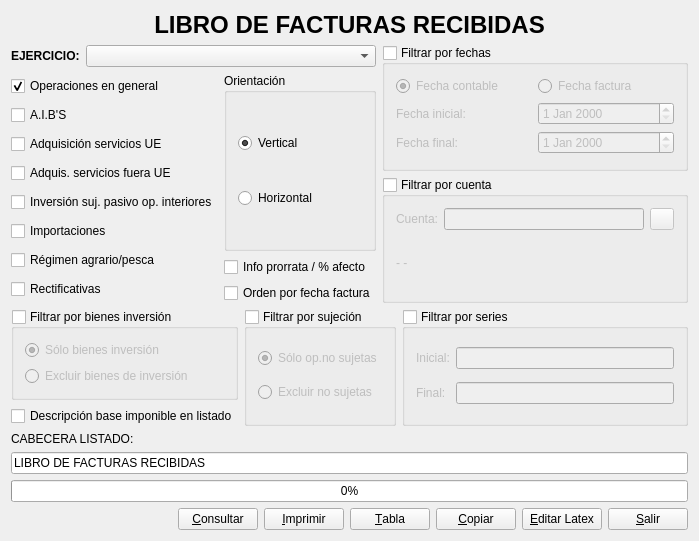
<?xml version="1.0" encoding="UTF-8"?>
<ui version="4.0">
 <author>José Manuel Díez Botella</author>
 <class>libro_recibidas</class>
 <widget class="QDialog" name="libro_recibidas">
  <property name="geometry">
   <rect>
    <x>0</x>
    <y>0</y>
    <width>699</width>
    <height>541</height>
   </rect>
  </property>
  <property name="windowTitle">
   <string>Libro de Facturas Recibidas</string>
  </property>
  <layout class="QVBoxLayout" name="verticalLayout_9">
   <item>
    <widget class="QLabel" name="label">
     <property name="font">
      <font>
       <pointsize>18</pointsize>
       <weight>75</weight>
       <bold>true</bold>
      </font>
     </property>
     <property name="text">
      <string>LIBRO DE FACTURAS RECIBIDAS</string>
     </property>
     <property name="alignment">
      <set>Qt::AlignCenter</set>
     </property>
    </widget>
   </item>
   <item>
    <layout class="QHBoxLayout" name="horizontalLayout_5">
     <item>
      <layout class="QVBoxLayout" name="verticalLayout_2">
       <item>
        <layout class="QHBoxLayout">
         <property name="spacing">
          <number>6</number>
         </property>
         <property name="leftMargin">
          <number>0</number>
         </property>
         <property name="topMargin">
          <number>0</number>
         </property>
         <property name="rightMargin">
          <number>0</number>
         </property>
         <property name="bottomMargin">
          <number>0</number>
         </property>
         <item>
          <widget class="QLabel" name="textLabel1">
           <property name="sizePolicy">
            <sizepolicy hsizetype="Fixed" vsizetype="Preferred">
             <horstretch>0</horstretch>
             <verstretch>0</verstretch>
            </sizepolicy>
           </property>
           <property name="text">
            <string>&lt;b&gt;EJERCICIO:&lt;/b&gt;</string>
           </property>
           <property name="wordWrap">
            <bool>false</bool>
           </property>
          </widget>
         </item>
         <item>
          <widget class="QComboBox" name="ejerciciocomboBox"/>
         </item>
        </layout>
       </item>
       <item>
        <layout class="QHBoxLayout" name="horizontalLayout">
         <item>
          <layout class="QVBoxLayout" name="verticalLayout">
           <item>
            <widget class="QCheckBox" name="interiorescheckBox">
             <property name="text">
              <string>Operaciones en general</string>
             </property>
             <property name="checked">
              <bool>true</bool>
             </property>
            </widget>
           </item>
           <item>
            <widget class="QCheckBox" name="aibcheckBox">
             <property name="text">
              <string>A.I.B'S</string>
             </property>
            </widget>
           </item>
           <item>
            <widget class="QCheckBox" name="autofacturascheckBox">
             <property name="text">
              <string>Adquisición servicios UE</string>
             </property>
            </widget>
           </item>
           <item>
            <widget class="QCheckBox" name="autofacturasnouecheckBox">
             <property name="text">
              <string>Adquis. servicios fuera UE</string>
             </property>
            </widget>
           </item>
           <item>
            <widget class="QCheckBox" name="isp_op_interiorescheckBox">
             <property name="text">
              <string>Inversión suj. pasivo op. interiores</string>
             </property>
            </widget>
           </item>
           <item>
            <widget class="QCheckBox" name="importacionescheckBox">
             <property name="text">
              <string>Importaciones</string>
             </property>
            </widget>
           </item>
           <item>
            <widget class="QCheckBox" name="agrariocheckBox">
             <property name="text">
              <string>Régimen agrario/pesca</string>
             </property>
            </widget>
           </item>
           <item>
            <widget class="QCheckBox" name="rectificativascheckBox">
             <property name="text">
              <string>Rectificativas</string>
             </property>
            </widget>
           </item>
          </layout>
         </item>
         <item>
          <layout class="QVBoxLayout">
           <item>
            <widget class="QGroupBox" name="groupBox">
             <property name="sizePolicy">
              <sizepolicy hsizetype="Preferred" vsizetype="Expanding">
               <horstretch>0</horstretch>
               <verstretch>0</verstretch>
              </sizepolicy>
             </property>
             <property name="title">
              <string>Orientación</string>
             </property>
             <layout class="QVBoxLayout">
              <item>
               <widget class="QRadioButton" name="verticalradioButton">
                <property name="text">
                 <string>Vertical</string>
                </property>
                <property name="checked">
                 <bool>true</bool>
                </property>
               </widget>
              </item>
              <item>
               <widget class="QRadioButton" name="horizontalradioButton">
                <property name="text">
                 <string>Horizontal</string>
                </property>
               </widget>
              </item>
             </layout>
            </widget>
           </item>
           <item>
            <widget class="QCheckBox" name="prorratacheckBox">
             <property name="text">
              <string>Info prorrata / % afecto</string>
             </property>
            </widget>
           </item>
           <item>
            <widget class="QCheckBox" name="orden_fecha_faccheckBox">
             <property name="text">
              <string>Orden por fecha factura</string>
             </property>
            </widget>
           </item>
          </layout>
         </item>
        </layout>
       </item>
      </layout>
     </item>
     <item>
      <layout class="QVBoxLayout" name="verticalLayout_6">
       <item>
        <widget class="QGroupBox" name="fechasgroupBox">
         <property name="title">
          <string>Filtrar por fechas</string>
         </property>
         <property name="checkable">
          <bool>true</bool>
         </property>
         <property name="checked">
          <bool>false</bool>
         </property>
         <layout class="QVBoxLayout" name="verticalLayout_4">
          <item>
           <layout class="QHBoxLayout" name="horizontalLayout_4">
            <item>
             <widget class="QRadioButton" name="fcontableradioButton">
              <property name="text">
               <string>Fecha contable</string>
              </property>
              <property name="checked">
               <bool>true</bool>
              </property>
             </widget>
            </item>
            <item>
             <widget class="QRadioButton" name="ffacturaradioButton">
              <property name="text">
               <string>Fecha factura</string>
              </property>
             </widget>
            </item>
           </layout>
          </item>
          <item>
           <layout class="QHBoxLayout" name="horizontalLayout_2">
            <item>
             <widget class="QLabel" name="label_3">
              <property name="text">
               <string>Fecha inicial:</string>
              </property>
             </widget>
            </item>
            <item>
             <widget class="QDateEdit" name="inicialdateEdit"/>
            </item>
           </layout>
          </item>
          <item>
           <layout class="QHBoxLayout" name="horizontalLayout_3">
            <item>
             <widget class="QLabel" name="label_4">
              <property name="text">
               <string>Fecha final:</string>
              </property>
             </widget>
            </item>
            <item>
             <widget class="QDateEdit" name="finaldateEdit"/>
            </item>
           </layout>
          </item>
         </layout>
        </widget>
       </item>
       <item>
        <widget class="QGroupBox" name="cuentagroupBox">
         <property name="title">
          <string>Filtrar por cuenta</string>
         </property>
         <property name="checkable">
          <bool>true</bool>
         </property>
         <property name="checked">
          <bool>false</bool>
         </property>
         <layout class="QVBoxLayout" name="verticalLayout_8">
          <item>
           <layout class="QHBoxLayout" name="horizontalLayout_7">
            <item>
             <widget class="QLabel" name="label_7">
              <property name="text">
               <string>Cuenta:</string>
              </property>
             </widget>
            </item>
            <item>
             <widget class="QLineEdit" name="cuentalineEdit"/>
            </item>
            <item>
             <widget class="QPushButton" name="codigopushButton">
              <property name="maximumSize">
               <size>
                <width>24</width>
                <height>22</height>
               </size>
              </property>
              <property name="text">
               <string/>
              </property>
              <property name="icon">
               <iconset resource="keme.qrc">
                <normaloff>:/iconos/graf/viewer.xpm</normaloff>:/iconos/graf/viewer.xpm</iconset>
              </property>
             </widget>
            </item>
           </layout>
          </item>
          <item>
           <widget class="QLabel" name="descripcuentalabel">
            <property name="text">
             <string>- -</string>
            </property>
           </widget>
          </item>
         </layout>
        </widget>
       </item>
      </layout>
     </item>
    </layout>
   </item>
   <item>
    <layout class="QHBoxLayout" name="horizontalLayout_6">
     <item>
      <layout class="QVBoxLayout" name="verticalLayout_5">
       <item>
        <widget class="QGroupBox" name="binversiongroupBox">
         <property name="enabled">
          <bool>true</bool>
         </property>
         <property name="title">
          <string>Filtrar por bienes inversión</string>
         </property>
         <property name="checkable">
          <bool>true</bool>
         </property>
         <property name="checked">
          <bool>false</bool>
         </property>
         <layout class="QVBoxLayout" name="verticalLayout_3">
          <item>
           <widget class="QRadioButton" name="solobiradioButton">
            <property name="text">
             <string>Sólo bienes inversión</string>
            </property>
            <property name="checked">
             <bool>true</bool>
            </property>
           </widget>
          </item>
          <item>
           <widget class="QRadioButton" name="sinbiradioButton">
            <property name="text">
             <string>Excluir bienes de inversión</string>
            </property>
           </widget>
          </item>
         </layout>
        </widget>
       </item>
       <item>
        <widget class="QCheckBox" name="bicheckBox">
         <property name="text">
          <string>Descripción base imponible en listado</string>
         </property>
        </widget>
       </item>
      </layout>
     </item>
     <item>
      <widget class="QGroupBox" name="sujeciongroupBox">
       <property name="title">
        <string>Filtrar por sujeción</string>
       </property>
       <property name="checkable">
        <bool>true</bool>
       </property>
       <property name="checked">
        <bool>false</bool>
       </property>
       <layout class="QVBoxLayout" name="verticalLayout_7">
        <item>
         <widget class="QRadioButton" name="solonosujetasradioButton">
          <property name="text">
           <string>Sólo op.no sujetas</string>
          </property>
          <property name="checked">
           <bool>true</bool>
          </property>
         </widget>
        </item>
        <item>
         <widget class="QRadioButton" name="excluirnosujetasradioButton">
          <property name="text">
           <string>Excluir no sujetas</string>
          </property>
         </widget>
        </item>
       </layout>
      </widget>
     </item>
     <item>
      <widget class="QGroupBox" name="seriesgroupBox">
       <property name="title">
        <string>Filtrar por series</string>
       </property>
       <property name="checkable">
        <bool>true</bool>
       </property>
       <property name="checked">
        <bool>false</bool>
       </property>
       <layout class="QGridLayout" name="gridLayout">
        <item row="0" column="0">
         <widget class="QLabel" name="label_5">
          <property name="text">
           <string>Inicial:</string>
          </property>
         </widget>
        </item>
        <item row="0" column="1">
         <widget class="QLineEdit" name="serieiniciallineEdit"/>
        </item>
        <item row="1" column="0">
         <widget class="QLabel" name="label_6">
          <property name="text">
           <string>Final:</string>
          </property>
         </widget>
        </item>
        <item row="1" column="1">
         <widget class="QLineEdit" name="seriefinallineEdit"/>
        </item>
       </layout>
      </widget>
     </item>
    </layout>
   </item>
   <item>
    <layout class="QVBoxLayout">
     <item>
      <widget class="QLabel" name="label_2">
       <property name="text">
        <string>CABECERA LISTADO:</string>
       </property>
      </widget>
     </item>
     <item>
      <widget class="QLineEdit" name="cabeceralineEdit">
       <property name="text">
        <string>LIBRO DE FACTURAS RECIBIDAS</string>
       </property>
      </widget>
     </item>
    </layout>
   </item>
   <item>
    <widget class="QProgressBar" name="progressBar">
     <property name="value">
      <number>0</number>
     </property>
     <property name="orientation">
      <enum>Qt::Horizontal</enum>
     </property>
    </widget>
   </item>
   <item>
    <layout class="QHBoxLayout">
     <item>
      <spacer name="horizontalSpacer">
       <property name="orientation">
        <enum>Qt::Horizontal</enum>
       </property>
       <property name="sizeHint" stdset="0">
        <size>
         <width>40</width>
         <height>20</height>
        </size>
       </property>
      </spacer>
     </item>
     <item>
      <widget class="QPushButton" name="consultarpushButton">
       <property name="text">
        <string>&amp;Consultar</string>
       </property>
       <property name="icon">
        <iconset>
         <normaloff>:/graf/ghostview.xpm</normaloff>:/graf/ghostview.xpm</iconset>
       </property>
       <property name="shortcut">
        <string>Alt+C</string>
       </property>
      </widget>
     </item>
     <item>
      <widget class="QPushButton" name="imprimirpushButton">
       <property name="text">
        <string>&amp;Imprimir</string>
       </property>
       <property name="icon">
        <iconset>
         <normaloff>:/graf/printing.xpm</normaloff>:/graf/printing.xpm</iconset>
       </property>
       <property name="shortcut">
        <string>Alt+I</string>
       </property>
      </widget>
     </item>
     <item>
      <widget class="QPushButton" name="tablapushButton">
       <property name="text">
        <string>&amp;Tabla</string>
       </property>
       <property name="icon">
        <iconset>
         <normaloff>:/graf/pad.png</normaloff>:/graf/pad.png</iconset>
       </property>
      </widget>
     </item>
     <item>
      <widget class="QPushButton" name="copiarpushButton">
       <property name="text">
        <string>&amp;Copiar</string>
       </property>
       <property name="icon">
        <iconset>
         <normaloff>:/graf/Copy.png</normaloff>:/graf/Copy.png</iconset>
       </property>
      </widget>
     </item>
     <item>
      <widget class="QPushButton" name="latexpushButton">
       <property name="text">
        <string>&amp;Editar Latex</string>
       </property>
       <property name="icon">
        <iconset>
         <normaloff>:/graf/tex2.png</normaloff>:/graf/tex2.png</iconset>
       </property>
      </widget>
     </item>
     <item>
      <widget class="QPushButton" name="salirpushButton">
       <property name="text">
        <string>&amp;Salir</string>
       </property>
       <property name="icon">
        <iconset>
         <normaloff>:/graf/Door.png</normaloff>:/graf/Door.png</iconset>
       </property>
       <property name="shortcut">
        <string>Alt+S</string>
       </property>
      </widget>
     </item>
    </layout>
   </item>
  </layout>
 </widget>
 <layoutdefault spacing="6" margin="11"/>
 <tabstops>
  <tabstop>ejerciciocomboBox</tabstop>
  <tabstop>interiorescheckBox</tabstop>
  <tabstop>aibcheckBox</tabstop>
  <tabstop>autofacturascheckBox</tabstop>
  <tabstop>autofacturasnouecheckBox</tabstop>
  <tabstop>agrariocheckBox</tabstop>
  <tabstop>rectificativascheckBox</tabstop>
  <tabstop>verticalradioButton</tabstop>
  <tabstop>horizontalradioButton</tabstop>
  <tabstop>prorratacheckBox</tabstop>
  <tabstop>fcontableradioButton</tabstop>
  <tabstop>ffacturaradioButton</tabstop>
  <tabstop>inicialdateEdit</tabstop>
  <tabstop>finaldateEdit</tabstop>
  <tabstop>binversiongroupBox</tabstop>
  <tabstop>solobiradioButton</tabstop>
  <tabstop>sinbiradioButton</tabstop>
  <tabstop>sujeciongroupBox</tabstop>
  <tabstop>solonosujetasradioButton</tabstop>
  <tabstop>excluirnosujetasradioButton</tabstop>
  <tabstop>seriesgroupBox</tabstop>
  <tabstop>serieiniciallineEdit</tabstop>
  <tabstop>seriefinallineEdit</tabstop>
  <tabstop>bicheckBox</tabstop>
  <tabstop>cabeceralineEdit</tabstop>
  <tabstop>consultarpushButton</tabstop>
  <tabstop>imprimirpushButton</tabstop>
  <tabstop>copiarpushButton</tabstop>
  <tabstop>latexpushButton</tabstop>
  <tabstop>salirpushButton</tabstop>
  <tabstop>fechasgroupBox</tabstop>
 </tabstops>
 <resources>
  <include location="keme.qrc"/>
 </resources>
 <connections>
  <connection>
   <sender>salirpushButton</sender>
   <signal>clicked()</signal>
   <receiver>libro_recibidas</receiver>
   <slot>accept()</slot>
   <hints>
    <hint type="sourcelabel">
     <x>20</x>
     <y>20</y>
    </hint>
    <hint type="destinationlabel">
     <x>20</x>
     <y>20</y>
    </hint>
   </hints>
  </connection>
 </connections>
</ui>
